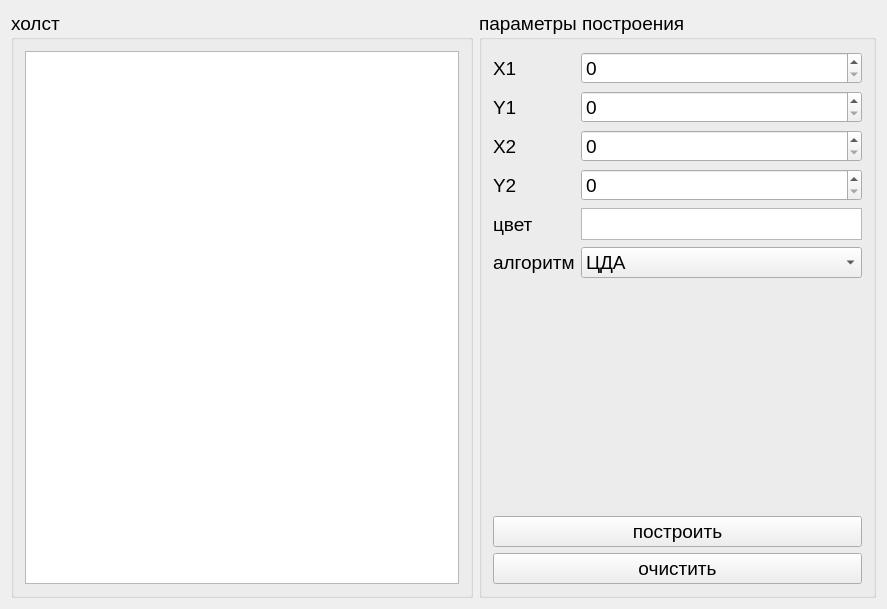
<?xml version="1.0" encoding="UTF-8"?>
<ui version="4.0">
 <class>SegmentPage</class>
 <widget class="QWidget" name="SegmentPage">
  <property name="geometry">
   <rect>
    <x>0</x>
    <y>0</y>
    <width>887</width>
    <height>609</height>
   </rect>
  </property>
  <property name="windowTitle">
   <string>SegmentPage</string>
  </property>
  <layout class="QVBoxLayout" name="verticalLayout" stretch="75">
   <item>
    <layout class="QHBoxLayout" name="horizontalLayout_2" stretch="8,2">
     <item>
      <widget class="QGroupBox" name="groupBox_2">
       <property name="font">
        <font>
         <pointsize>14</pointsize>
         <bold>false</bold>
         <underline>false</underline>
         <kerning>true</kerning>
        </font>
       </property>
       <property name="title">
        <string>холст</string>
       </property>
       <property name="flat">
        <bool>false</bool>
       </property>
       <layout class="QGridLayout" name="gridLayout_4">
        <item row="0" column="0">
         <widget class="QGraphicsView" name="canvas">
          <property name="verticalScrollBarPolicy">
           <enum>Qt::ScrollBarAlwaysOff</enum>
          </property>
          <property name="horizontalScrollBarPolicy">
           <enum>Qt::ScrollBarAlwaysOff</enum>
          </property>
         </widget>
        </item>
       </layout>
      </widget>
     </item>
     <item>
      <widget class="QGroupBox" name="groupBox_3">
       <property name="font">
        <font>
         <pointsize>14</pointsize>
         <bold>false</bold>
         <underline>false</underline>
         <kerning>true</kerning>
        </font>
       </property>
       <property name="title">
        <string>параметры построения</string>
       </property>
       <property name="flat">
        <bool>false</bool>
       </property>
       <layout class="QVBoxLayout" name="verticalLayout_4">
        <item>
         <layout class="QFormLayout" name="formLayout_3">
          <item row="0" column="0">
           <widget class="QLabel" name="label_6">
            <property name="text">
             <string>X1</string>
            </property>
           </widget>
          </item>
          <item row="0" column="1">
           <widget class="QSpinBox" name="x1Input">
            <property name="maximum">
             <number>1200</number>
            </property>
           </widget>
          </item>
          <item row="1" column="0">
           <widget class="QLabel" name="label_7">
            <property name="text">
             <string>Y1</string>
            </property>
           </widget>
          </item>
          <item row="1" column="1">
           <widget class="QSpinBox" name="y1Input">
            <property name="maximum">
             <number>900</number>
            </property>
           </widget>
          </item>
          <item row="2" column="0">
           <widget class="QLabel" name="label_8">
            <property name="text">
             <string>X2</string>
            </property>
           </widget>
          </item>
          <item row="2" column="1">
           <widget class="QSpinBox" name="x2Input">
            <property name="maximum">
             <number>1200</number>
            </property>
           </widget>
          </item>
          <item row="3" column="0">
           <widget class="QLabel" name="label_9">
            <property name="text">
             <string>Y2</string>
            </property>
           </widget>
          </item>
          <item row="3" column="1">
           <widget class="QSpinBox" name="y2Input">
            <property name="maximum">
             <number>900</number>
            </property>
           </widget>
          </item>
          <item row="5" column="0">
           <widget class="QLabel" name="label_10">
            <property name="text">
             <string>алгоритм</string>
            </property>
           </widget>
          </item>
          <item row="5" column="1">
           <widget class="QComboBox" name="algorithmInput">
            <item>
             <property name="text">
              <string>ЦДА</string>
             </property>
            </item>
            <item>
             <property name="text">
              <string>Брезенхэм действительный</string>
             </property>
            </item>
            <item>
             <property name="text">
              <string>Брезенхэм целочисленный</string>
             </property>
            </item>
            <item>
             <property name="text">
              <string>Брезенхэм с устранением</string>
             </property>
            </item>
            <item>
             <property name="text">
              <string>Библиотечный</string>
             </property>
            </item>
           </widget>
          </item>
          <item row="4" column="0">
           <widget class="QLabel" name="label_11">
            <property name="text">
             <string>цвет</string>
            </property>
           </widget>
          </item>
          <item row="4" column="1">
           <widget class="QGraphicsView" name="colorInput">
            <property name="sizePolicy">
             <sizepolicy hsizetype="Expanding" vsizetype="Expanding">
              <horstretch>0</horstretch>
              <verstretch>0</verstretch>
             </sizepolicy>
            </property>
            <property name="maximumSize">
             <size>
              <width>16777215</width>
              <height>32</height>
             </size>
            </property>
            <property name="font">
             <font>
              <pointsize>14</pointsize>
              <bold>false</bold>
              <underline>false</underline>
              <kerning>true</kerning>
             </font>
            </property>
            <property name="focusPolicy">
             <enum>Qt::NoFocus</enum>
            </property>
            <property name="acceptDrops">
             <bool>false</bool>
            </property>
            <property name="verticalScrollBarPolicy">
             <enum>Qt::ScrollBarAlwaysOff</enum>
            </property>
            <property name="horizontalScrollBarPolicy">
             <enum>Qt::ScrollBarAlwaysOff</enum>
            </property>
            <property name="interactive">
             <bool>true</bool>
            </property>
           </widget>
          </item>
         </layout>
        </item>
        <item>
         <spacer name="verticalSpacer_4">
          <property name="orientation">
           <enum>Qt::Vertical</enum>
          </property>
          <property name="sizeHint" stdset="0">
           <size>
            <width>20</width>
            <height>40</height>
           </size>
          </property>
         </spacer>
        </item>
        <item>
         <widget class="QPushButton" name="drawButton">
          <property name="text">
           <string>построить</string>
          </property>
         </widget>
        </item>
        <item>
         <widget class="QPushButton" name="clearButton">
          <property name="text">
           <string>очистить</string>
          </property>
         </widget>
        </item>
       </layout>
      </widget>
     </item>
    </layout>
   </item>
  </layout>
 </widget>
 <layoutdefault spacing="6" margin="11"/>
 <resources/>
 <connections/>
</ui>
